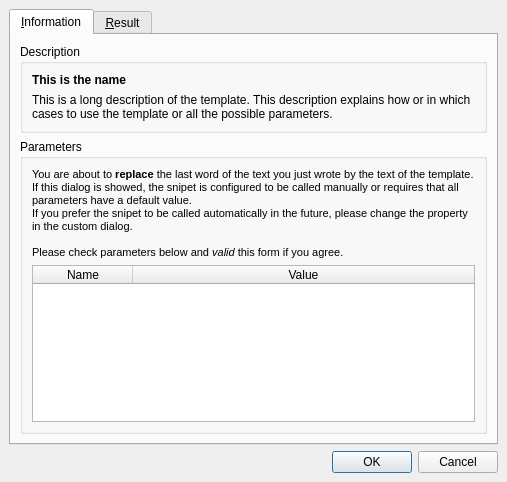
<?xml version="1.0" encoding="UTF-8"?>
<ui version="4.0">
 <class>CallSnipetDialog</class>
 <widget class="QDialog" name="CallSnipetDialog">
  <property name="geometry">
   <rect>
    <x>0</x>
    <y>0</y>
    <width>507</width>
    <height>482</height>
   </rect>
  </property>
  <property name="windowTitle">
   <string>Use the snipet &quot;%1&quot;</string>
  </property>
  <layout class="QVBoxLayout">
   <property name="spacing">
    <number>6</number>
   </property>
   <property name="margin">
    <number>9</number>
   </property>
   <item>
    <widget class="QTabWidget" name="m_tabWidget">
     <property name="currentIndex">
      <number>0</number>
     </property>
     <widget class="QWidget" name="tab">
      <attribute name="title">
       <string>&amp;Information</string>
      </attribute>
      <layout class="QVBoxLayout" name="verticalLayout">
       <item>
        <widget class="QGroupBox" name="groupBox_2">
         <property name="title">
          <string>Description</string>
         </property>
         <layout class="QVBoxLayout" name="_3">
          <property name="spacing">
           <number>6</number>
          </property>
          <property name="margin">
           <number>9</number>
          </property>
          <item>
           <widget class="QLabel" name="m_labelName">
            <property name="text">
             <string>&lt;b&gt;This is the name&lt;/b&gt;</string>
            </property>
           </widget>
          </item>
          <item>
           <widget class="QLabel" name="m_descriptionLabel">
            <property name="text">
             <string>This is a long description of the template. This description explains how or in which cases to use the template or all the possible parameters.</string>
            </property>
            <property name="wordWrap">
             <bool>true</bool>
            </property>
           </widget>
          </item>
         </layout>
        </widget>
       </item>
       <item>
        <widget class="QGroupBox" name="m_paramGroupBox">
         <property name="title">
          <string>Parameters</string>
         </property>
         <layout class="QGridLayout" name="gridLayout_4">
          <item row="0" column="0">
           <widget class="QLabel" name="label">
            <property name="sizePolicy">
             <sizepolicy hsizetype="Preferred" vsizetype="Maximum">
              <horstretch>0</horstretch>
              <verstretch>0</verstretch>
             </sizepolicy>
            </property>
            <property name="text">
             <string>&lt;!DOCTYPE HTML PUBLIC &quot;-//W3C//DTD HTML 4.0//EN&quot; &quot;http://www.w3.org/TR/REC-html40/strict.dtd&quot;&gt;
&lt;html&gt;&lt;head&gt;&lt;meta name=&quot;qrichtext&quot; content=&quot;1&quot; /&gt;&lt;style type=&quot;text/css&quot;&gt;
p, li { white-space: pre-wrap; }
&lt;/style&gt;&lt;/head&gt;&lt;body style=&quot; font-family:'MS Shell Dlg 2'; font-size:8.25pt; font-weight:400; font-style:normal;&quot;&gt;
&lt;p style=&quot; margin-top:0px; margin-bottom:0px; margin-left:0px; margin-right:0px; -qt-block-indent:0; text-indent:0px;&quot;&gt;&lt;span style=&quot; font-size:8pt;&quot;&gt;You are about to &lt;/span&gt;&lt;span style=&quot; font-size:8pt; font-weight:600;&quot;&gt;replace&lt;/span&gt;&lt;span style=&quot; font-size:8pt;&quot;&gt; the last word of the text you just wrote by the text of the template. If this dialog is showed, the snipet is configured to be called manually or requires that all parameters have a default value.&lt;/span&gt;&lt;/p&gt;
&lt;p style=&quot; margin-top:0px; margin-bottom:0px; margin-left:0px; margin-right:0px; -qt-block-indent:0; text-indent:0px;&quot;&gt;&lt;span style=&quot; font-size:8pt;&quot;&gt;If you prefer the snipet to be called automatically in the future, please change the property in the custom dialog.&lt;/span&gt;&lt;/p&gt;
&lt;p style=&quot;-qt-paragraph-type:empty; margin-top:0px; margin-bottom:0px; margin-left:0px; margin-right:0px; -qt-block-indent:0; text-indent:0px; font-size:8pt;&quot;&gt;&lt;/p&gt;
&lt;p style=&quot; margin-top:0px; margin-bottom:0px; margin-left:0px; margin-right:0px; -qt-block-indent:0; text-indent:0px;&quot;&gt;&lt;span style=&quot; font-size:8pt;&quot;&gt;Please check parameters below and &lt;/span&gt;&lt;span style=&quot; font-size:8pt; font-style:italic;&quot;&gt;valid&lt;/span&gt;&lt;span style=&quot; font-size:8pt;&quot;&gt; this form if you agree.&lt;/span&gt;&lt;/p&gt;&lt;/body&gt;&lt;/html&gt;</string>
            </property>
            <property name="wordWrap">
             <bool>true</bool>
            </property>
           </widget>
          </item>
          <item row="1" column="0">
           <widget class="QTableWidget" name="m_paramTableWidget">
            <attribute name="horizontalHeaderMinimumSectionSize">
             <number>1</number>
            </attribute>
            <attribute name="horizontalHeaderStretchLastSection">
             <bool>true</bool>
            </attribute>
            <attribute name="horizontalHeaderStretchLastSection">
             <bool>true</bool>
            </attribute>
            <attribute name="horizontalHeaderMinimumSectionSize">
             <number>1</number>
            </attribute>
            <column>
             <property name="text">
              <string>Name</string>
             </property>
            </column>
            <column>
             <property name="text">
              <string>Value</string>
             </property>
            </column>
           </widget>
          </item>
         </layout>
        </widget>
       </item>
      </layout>
     </widget>
     <widget class="QWidget" name="tab_2">
      <attribute name="title">
       <string>&amp;Result</string>
      </attribute>
      <layout class="QGridLayout" name="gridLayout_2">
       <item row="0" column="0">
        <widget class="QGroupBox" name="groupBox">
         <property name="title">
          <string>&amp;Result</string>
         </property>
         <layout class="QGridLayout" name="gridLayout_3">
          <item row="0" column="0">
           <widget class="QPlainTextEdit" name="m_resultEdit">
            <property name="lineWrapMode">
             <enum>QPlainTextEdit::NoWrap</enum>
            </property>
            <property name="readOnly">
             <bool>true</bool>
            </property>
           </widget>
          </item>
         </layout>
        </widget>
       </item>
      </layout>
     </widget>
    </widget>
   </item>
   <item>
    <widget class="QDialogButtonBox" name="buttonBox">
     <property name="standardButtons">
      <set>QDialogButtonBox::Cancel|QDialogButtonBox::Ok</set>
     </property>
    </widget>
   </item>
  </layout>
 </widget>
 <resources/>
 <connections>
  <connection>
   <sender>buttonBox</sender>
   <signal>accepted()</signal>
   <receiver>CallSnipetDialog</receiver>
   <slot>accept()</slot>
   <hints>
    <hint type="sourcelabel">
     <x>279</x>
     <y>329</y>
    </hint>
    <hint type="destinationlabel">
     <x>259</x>
     <y>352</y>
    </hint>
   </hints>
  </connection>
  <connection>
   <sender>buttonBox</sender>
   <signal>rejected()</signal>
   <receiver>CallSnipetDialog</receiver>
   <slot>reject()</slot>
   <hints>
    <hint type="sourcelabel">
     <x>322</x>
     <y>333</y>
    </hint>
    <hint type="destinationlabel">
     <x>338</x>
     <y>353</y>
    </hint>
   </hints>
  </connection>
 </connections>
</ui>
